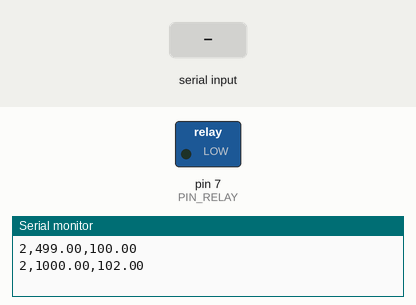
The sketch below on a simulated Arduino Uno, built with avr-gcc and run on an emulated ATmega328P. Shown: switched loads named in the sketch (green lamp = pin HIGH), the last lines printed to the serial monitor. The test bench sets the inputs (shaded band). Random numbers use the default seed unless the sketch sets one.

Above: at 1.5 s.
1.6 s: "30,150\n" received over Serial
At 4.3 s:
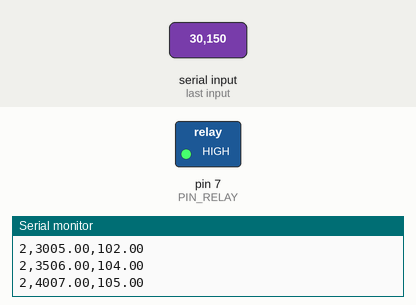
4.6 s: "1\n" received over Serial
At 6.2 s:
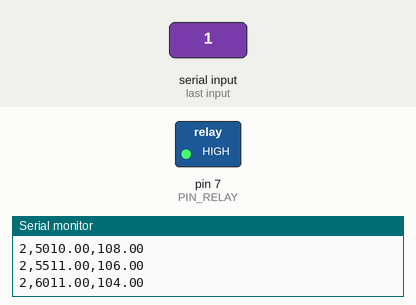
7.0 s: "90,45\n" received over Serial
At 7.9 s:
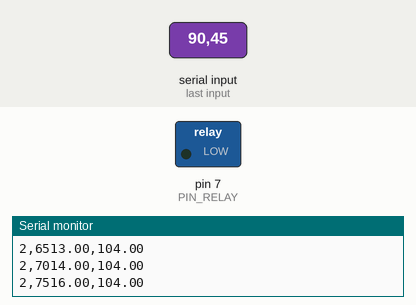
Timing chart, 0 to 10.0 s (numbered marks = the images above; inputs shaded):
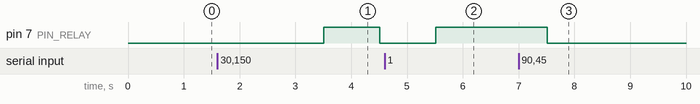

Measured:
- after the input at 1.6 s, pin 7 (PIN_RELAY): LOW → HIGH after 1.9 s, → LOW 1.0 s later
- after the input at 4.6 s, pin 7 (PIN_RELAY): LOW → HIGH after 0.91 s
- after the input at 7.0 s, pin 7 (PIN_RELAY): HIGH → LOW after 0.52 s

The sketch:

testing_sensor.ino
```cpp
// This code is not for poduction and is only
// for testing how the python code will read from the arduino

#define SENSOR_ADDR 2


#define PIN_RELAY 7
#define TIME_INTERVAL 500.0

int state = 0;
float value = 100.0;
float data;
float data1;
float data2;

void setup()
{
  pinMode(PIN_RELAY, OUTPUT);
  Serial.begin(9600);
}

void loop()
{
  delay(TIME_INTERVAL);


  if (Serial.available() > 0)
  {
    int choice = Serial.read() - '0';
    if (choice == 1)
    {
      digitalWrite(PIN_RELAY, HIGH);
    }else if (choice == 0){
      digitalWrite(PIN_RELAY, LOW);
    }
  }


  data = random(-2,3); // generate the integers
  // data2 = random(0, 100); // generate the numbers after the decimal point

  // data = data1;// + data2 / 100;
  value += data;
  value = constrain(value, 0, 255);

  // get time
  float ct = millis();

  Serial.print(SENSOR_ADDR);
  Serial.print(",");
  Serial.print(ct);
  Serial.print(",");
  Serial.println(value);

}
```
